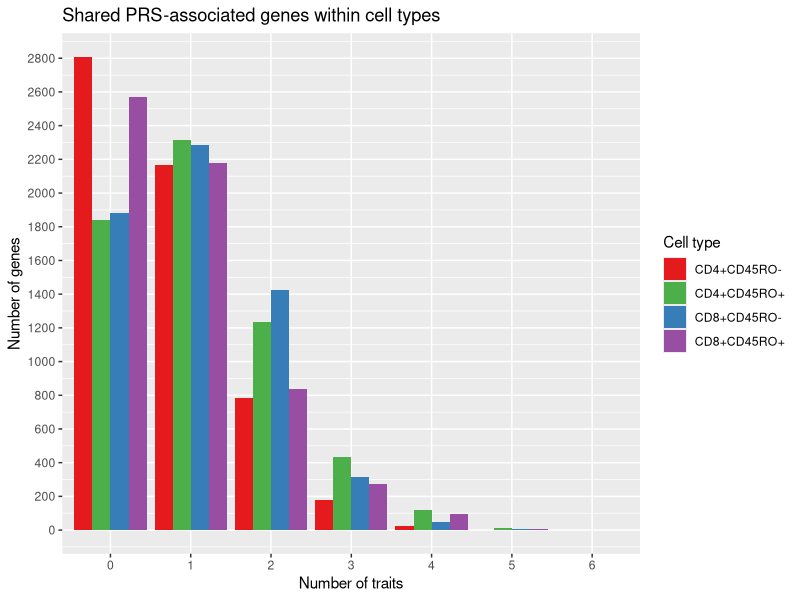
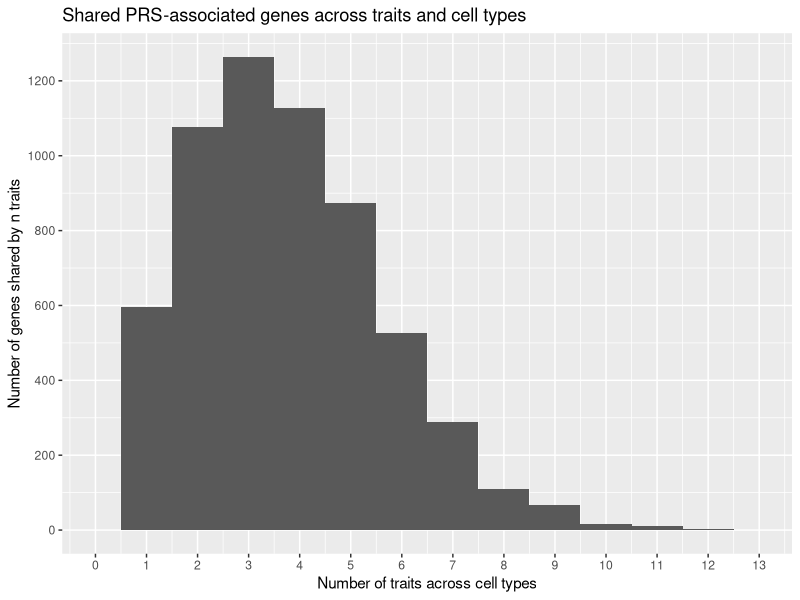
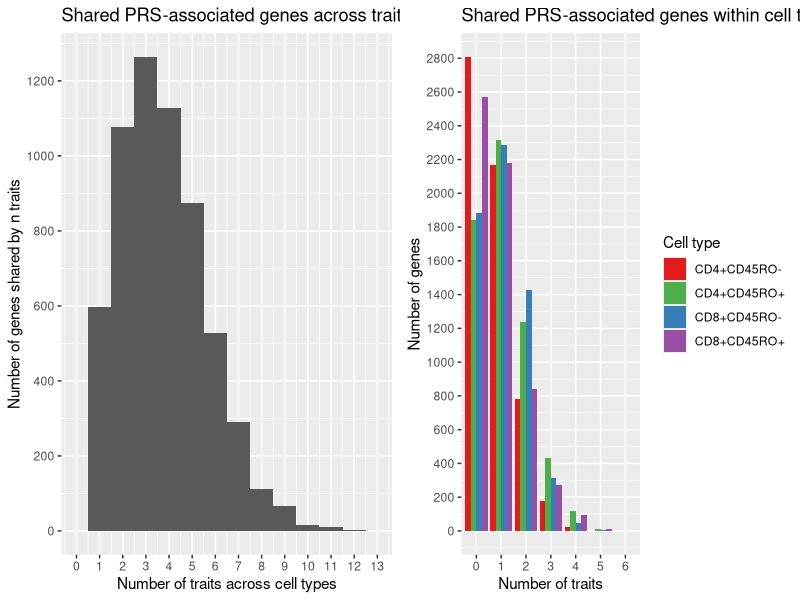

The R script that drew these images, in order:
library(dplyr)
library(ggplot2)
library(cowplot)

#Read in file with all nominally significant PRS-associated genes
sigprs <- read.csv("sig.prs.no.psych.csv", header = T)

#Create tables for each cell type, add a column to each table for
## the number of traits that each gene is significant in
c1sig <- sigprs[,c(1:15)]
c2sig <- sigprs[,c(1,16:29)]
c3sig <- sigprs[,c(1,30:43)]
c4sig <- sigprs[,c(1,44:57)]

sigprs <- sigprs %>% mutate(Num.Traits = rowSums(!is.na(select(., -Gene))))
c1sig <- c1sig %>% mutate(Num.Traits = rowSums(!is.na(select(., -Gene))))
c2sig <- c2sig %>% mutate(Num.Traits = rowSums(!is.na(select(., -Gene))))
c3sig <- c3sig %>% mutate(Num.Traits = rowSums(!is.na(select(., -Gene))))
c4sig <- c4sig %>% mutate(Num.Traits = rowSums(!is.na(select(., -Gene))))

#Plot histogram of the number of genes shared by n traits across cell types
genehist <- ggplot(sigprs, aes(Num.Traits)) + geom_histogram(bins = 14) +
  xlab(label = "Number of traits across cell types") +
  ylab(label = "Number of genes shared by n traits") +
  scale_x_continuous(breaks = c(0:13), limits = c(0,13)) +
  scale_y_continuous(breaks = c(0,200,400,600,800,1000,1200,1400)) +
  ggtitle("Shared PRS-associated genes across traits and cell types")

#Plot stacked bar chart of number of genes shared by n traits within each cell type
c1sig$Cell.Type <- "CD4+CD45RO-"
c2sig$Cell.Type <- "CD4+CD45RO+"
c3sig$Cell.Type <- "CD8+CD45RO-"
c4sig$Cell.Type <- "CD8+CD45RO+"
allcells <- bind_rows(c1sig, c2sig, c3sig, c4sig) %>%
  select(Gene, Num.Traits, Cell.Type)
allcells$Num.Traits <- as.factor(allcells$Num.Traits)

cellhist <- ggplot(allcells, aes(x = Num.Traits, fill = Cell.Type)) +
  geom_histogram(position = "dodge", stat = "count") +
  scale_fill_manual(values = c("CD4+CD45RO-" = "#e41a1c",
                                "CD4+CD45RO+" = "#4daf4a",
                                "CD8+CD45RO-" = "#377eb8",
                                "CD8+CD45RO+" = "#984ea3")) +
  labs(fill = "Cell type") + xlab(label = "Number of traits") +
  scale_x_discrete(breaks = c(0:6)) + ylab(label = "Number of genes") +
  scale_y_continuous(breaks = c(0,200,400,600,800,1000,1200,1400,1600,
                                1800,2000,2200,2400,2600,2800,3000)) +
  ggtitle("Shared PRS-associated genes within cell types")

supp2 <- plot_grid(genehist, cellhist)